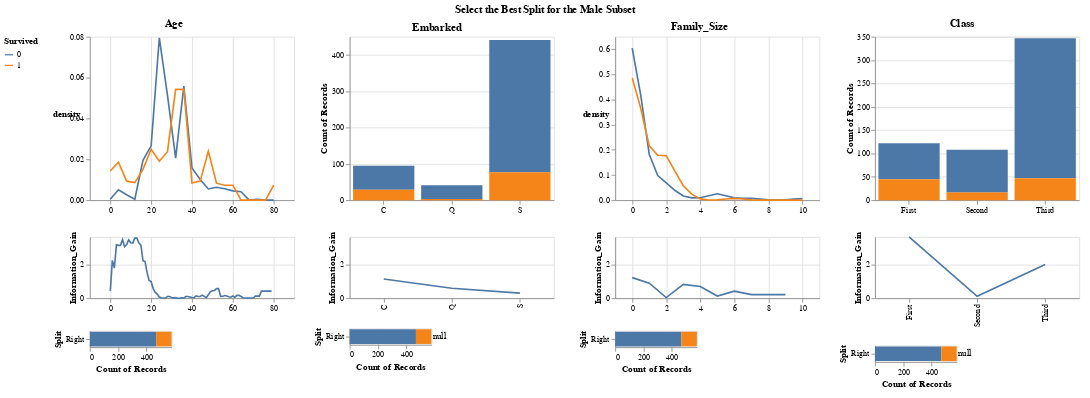

Here is the notebook cell this chart was saved with:
### Code cell
build_interactive_decision_tree(
    titanic_df, show_splits=True, show_information_gain=True, subquery = "Sex == 'male'"
).properties(title = "Select the Best Split for the Male Subset")

### Figure 1 — Vega-Lite specification as saved in the notebook (floating-point values rounded to 4 significant figures; data arrays with more than 128 entries replaced by an {"elided": "..."} marker saying what was removed)
{"config": {"view": {"continuousWidth": 400, "continuousHeight": 300}, "title": {"anchor": "middle"}}, "hconcat": [{"vconcat": [{"layer": [{"data": {"name": "data-1b1ad364eb6985e496936a585856e77a"}, "mark": {"type": "bar", "align": "left", "binSpacing": 0, "size": 2.5}, "encoding": {"color": {"value": "lightgrey"}, "opacity": {"condition": {"value": 0.3, "test": "(datum.val <= datum.key)"}, "value": 0}, "x": {"type": "quantitative", "field": "Age", "title": null}, "y": {"type": "quantitative", "axis": null, "field": "Height"}}, "height": 200, "selection": {"selector015": {"type": "single", "fields": ["Age"], "on": "mouseover", "nearest": true}}, "transform": [{"calculate": "selector015['Age']", "as": "key"}, {"calculate": "datum.Age", "as": "val"}]}, {"data": {"name": "data-6e7f4e1db1241ff4da0baf26c4b84b89"}, "mark": "line", "encoding": {"color": {"type": "nominal", "field": "Survived"}, "x": {"type": "quantitative", "field": "value", "title": null}, "y": {"type": "quantitative", "axis": {"labelAngle": 0, "titleAngle": 0}, "field": "density"}}, "height": 200, "transform": [{"density": "value", "bandwidth": 0.5, "groupby": ["variable", "Survived"], "steps": 20}, {"joinaggregate": [{"op": "max", "field": "density", "as": "max_density"}]}], "width": 250}], "resolve": {"scale": {"y": "independent"}}}, {"data": {"name": "data-7ee8b0e1acf65fcb9e8fe77f4916da15"}, "mark": "line", "encoding": {"x": {"type": "quantitative", "field": "Split_Val", "title": null}, "y": {"type": "quantitative", "field": "Information_Gain", "scale": {"domain": [0, 3.63]}}}, "height": 75, "width": 250}, {"hconcat": [{"data": {"name": "data-6e7f4e1db1241ff4da0baf26c4b84b89"}, "mark": "bar", "encoding": {"color": {"type": "nominal", "field": "Survived", "sort": [1, 0]}, "x": {"type": "quantitative", "aggregate": "count", "scale": {"domain": [0, 577]}}, "y": {"type": "nominal", "field": "Split"}}, "transform": [{"calculate": "selector015['Age']", "as": "split_val"}, {"calculate": "datum.value <= datum.split_val?'Left':'Right'", "as": "Split"}], "width": 100}, {"vconcat": [{"mark": "text", "encoding": {"text": {"type": "nominal", "field": "chart_text"}}, "transform": [{"calculate": "selector015['Age']", "as": "selected_val"}, {"filter": "((datum.Split_Val <= datum.selected_val) && (datum.Split_Val >= datum.selected_val))"}, {"calculate": "('For Age<=' + datum.selected_val)", "as": "chart_text"}], "width": 120}, {"mark": "text", "encoding": {"text": {"type": "nominal", "field": "chart_text"}}, "transform": [{"calculate": "selector015['Age']", "as": "selected_val"}, {"filter": "((datum.Split_Val <= datum.selected_val) && (datum.Split_Val >= datum.selected_val))"}, {"calculate": "('Information Gain: ' + datum.Information_Gain)", "as": "chart_text"}], "width": 120}], "data": {"name": "data-7ee8b0e1acf65fcb9e8fe77f4916da15"}}]}], "resolve": {"scale": {"x": "shared"}}, "title": "Age"}, {"vconcat": [{"data": {"name": "data-d7d1205587573dba4147343d3a087970"}, "mark": "bar", "encoding": {"color": {"type": "nominal", "field": "Survived", "legend": {"orient": "left"}, "sort": [1, 0]}, "opacity": {"condition": {"value": 1, "selection": "selector016"}, "value": 0.3}, "x": {"type": "nominal", "axis": {"labelAngle": 0}, "field": "Embarked", "title": null}, "y": {"type": "quantitative", "aggregate": "count"}}, "height": 200, "selection": {"selector016": {"type": "single", "fields": ["Embarked"]}}, "width": 250}, {"data": {"name": "data-b2a1d123aafb8dcc1dac264c5490c91f"}, "mark": "line", "encoding": {"x": {"type": "nominal", "field": "Split_Val", "title": null}, "y": {"type": "quantitative", "field": "Information_Gain", "scale": {"domain": [0, 3.63]}}}, "height": 75, "width": 250}, {"hconcat": [{"layer": [{"mark": "bar", "encoding": {"color": {"type": "nominal", "field": "Survived", "sort": [1, 0]}, "x": {"type": "quantitative", "aggregate": "count", "scale": {"domain": [0, 577]}}, "y": {"type": "nominal", "field": "Split"}}, "transform": [{"calculate": "selector016['Embarked']", "as": "split_val"}, {"calculate": "datum.Embarked == datum.split_val?'Left':'Right'", "as": "Split"}], "width": 100}, {"mark": {"type": "text", "dx": 10}, "encoding": {"text": {"type": "quantitative", "field": "Entropy"}, "x": {"type": "quantitative", "aggregate": "count", "scale": {"domain": [0, 577]}}, "y": {"type": "nominal", "field": "Split"}}, "transform": [{"calculate": "selector016['Embarked']", "as": "split_val"}, {"calculate": "datum.Embarked == datum.split_val?'Left':'Right'", "as": "Split"}, {"lookup": "split_val", "from": {"data": {"name": "data-b2a1d123aafb8dcc1dac264c5490c91f"}, "key": "Split_Val", "fields": ["Left_Entropy", "Right_Entropy"]}}, {"calculate": "datum.Split == 'Left'?datum.Left_Entropy:datum.Right_Entropy", "as": "Entropy"}]}], "data": {"name": "data-d7d1205587573dba4147343d3a087970"}}, {"vconcat": [{"mark": "text", "encoding": {"text": {"type": "nominal", "field": "chart_text"}}, "transform": [{"calculate": "selector016['Embarked']", "as": "selected_val"}, {"filter": "((datum.Split_Val <= datum.selected_val) && (datum.Split_Val >= datum.selected_val))"}, {"calculate": "('For Embarked=' + datum.selected_val)", "as": "chart_text"}], "width": 120}, {"mark": "text", "encoding": {"text": {"type": "nominal", "field": "chart_text"}}, "transform": [{"calculate": "selector016['Embarked']", "as": "selected_val"}, {"filter": "((datum.Split_Val <= datum.selected_val) && (datum.Split_Val >= datum.selected_val))"}, {"calculate": "('Information Gain: ' + datum.Information_Gain)", "as": "chart_text"}], "width": 120}], "data": {"name": "data-b2a1d123aafb8dcc1dac264c5490c91f"}}]}], "title": "Embarked"}, {"vconcat": [{"layer": [{"data": {"name": "data-bb21a63e679aa78c1165bbab8b1465db"}, "mark": {"type": "bar", "align": "left", "binSpacing": 0, "size": 20.0}, "encoding": {"color": {"value": "lightgrey"}, "opacity": {"condition": {"value": 0.3, "test": "(datum.val <= datum.key)"}, "value": 0}, "x": {"type": "quantitative", "field": "Family_Size", "title": null}, "y": {"type": "quantitative", "axis": null, "field": "Height"}}, "height": 200, "selection": {"selector017": {"type": "single", "fields": ["Family_Size"], "on": "mouseover", "nearest": true}}, "transform": [{"calculate": "selector017['Family_Size']", "as": "key"}, {"calculate": "datum.Family_Size", "as": "val"}]}, {"data": {"name": "data-44356a0a4c4bc6100340520fbc72e0a2"}, "mark": "line", "encoding": {"color": {"type": "nominal", "field": "Survived"}, "x": {"type": "quantitative", "field": "value", "title": null}, "y": {"type": "quantitative", "axis": {"labelAngle": 0, "titleAngle": 0}, "field": "density"}}, "height": 200, "transform": [{"density": "value", "bandwidth": 0.5, "groupby": ["variable", "Survived"], "steps": 20}, {"joinaggregate": [{"op": "max", "field": "density", "as": "max_density"}]}], "width": 250}], "resolve": {"scale": {"y": "independent"}}}, {"data": {"name": "data-fa49123379feb6aef637b0bd90dc3bec"}, "mark": "line", "encoding": {"x": {"type": "quantitative", "field": "Split_Val", "title": null}, "y": {"type": "quantitative", "field": "Information_Gain", "scale": {"domain": [0, 3.63]}}}, "height": 75, "width": 250}, {"hconcat": [{"data": {"name": "data-44356a0a4c4bc6100340520fbc72e0a2"}, "mark": "bar", "encoding": {"color": {"type": "nominal", "field": "Survived", "sort": [1, 0]}, "x": {"type": "quantitative", "aggregate": "count", "scale": {"domain": [0, 577]}}, "y": {"type": "nominal", "field": "Split"}}, "transform": [{"calculate": "selector017['Family_Size']", "as": "split_val"}, {"calculate": "datum.value <= datum.split_val?'Left':'Right'", "as": "Split"}], "width": 100}, {"vconcat": [{"mark": "text", "encoding": {"text": {"type": "nominal", "field": "chart_text"}}, "transform": [{"calculate": "selector017['Family_Size']", "as": "selected_val"}, {"filter": "((datum.Split_Val <= datum.selected_val) && (datum.Split_Val >= datum.selected_val))"}, {"calculate": "('For Family_Size<=' + datum.selected_val)", "as": "chart_text"}], "width": 120}, {"mark": "text", "encoding": {"text": {"type": "nominal", "field": "chart_text"}}, "transform": [{"calculate": "selector017['Family_Size']", "as": "selected_val"}, {"filter": "((datum.Split_Val <= datum.selected_val) && (datum.Split_Val >= datum.selected_val))"}, {"calculate": "('Information Gain: ' + datum.Information_Gain)", "as": "chart_text"}], "width": 120}], "data": {"name": "data-fa49123379feb6aef637b0bd90dc3bec"}}]}], "resolve": {"scale": {"x": "shared"}}, "title": "Family_Size"}, {"vconcat": [{"data": {"name": "data-fc9887e10d36e806112cce8e9cb0f503"}, "mark": "bar", "encoding": {"color": {"type": "nominal", "field": "Survived", "legend": {"orient": "left"}, "sort": [1, 0]}, "opacity": {"condition": {"value": 1, "selection": "selector018"}, "value": 0.3}, "x": {"type": "nominal", "axis": {"labelAngle": 0}, "field": "Class", "title": null}, "y": {"type": "quantitative", "aggregate": "count"}}, "height": 200, "selection": {"selector018": {"type": "single", "fields": ["Class"]}}, "width": 250}, {"data": {"name": "data-ff428651d6e3010a82c1b870506348b6"}, "mark": "line", "encoding": {"x": {"type": "nominal", "field": "Split_Val", "title": null}, "y": {"type": "quantitative", "field": "Information_Gain", "scale": {"domain": [0, 3.63]}}}, "height": 75, "width": 250}, {"hconcat": [{"layer": [{"mark": "bar", "encoding": {"color": {"type": "nominal", "field": "Survived", "sort": [1, 0]}, "x": {"type": "quantitative", "aggregate": "count", "scale": {"domain": [0, 577]}}, "y": {"type": "nominal", "field": "Split"}}, "transform": [{"calculate": "selector018['Class']", "as": "split_val"}, {"calculate": "datum.Class == datum.split_val?'Left':'Right'", "as": "Split"}], "width": 100}, {"mark": {"type": "text", "dx": 10}, "encoding": {"text": {"type": "quantitative", "field": "Entropy"}, "x": {"type": "quantitative", "aggregate": "count", "scale": {"domain": [0, 577]}}, "y": {"type": "nominal", "field": "Split"}}, "transform": [{"calculate": "selector018['Class']", "as": "split_val"}, {"calculate": "datum.Class == datum.split_val?'Left':'Right'", "as": "Split"}, {"lookup": "split_val", "from": {"data": {"name": "data-ff428651d6e3010a82c1b870506348b6"}, "key": "Split_Val", "fields": ["Left_Entropy", "Right_Entropy"]}}, {"calculate": "datum.Split == 'Left'?datum.Left_Entropy:datum.Right_Entropy", "as": "Entropy"}]}], "data": {"name": "data-fc9887e10d36e806112cce8e9cb0f503"}}, {"vconcat": [{"mark": "text", "encoding": {"text": {"type": "nominal", "field": "chart_text"}}, "transform": [{"calculate": "selector018['Class']", "as": "selected_val"}, {"filter": "((datum.Split_Val <= datum.selected_val) && (datum.Split_Val >= datum.selected_val))"}, {"calculate": "('For Class=' + datum.selected_val)", "as": "chart_text"}], "width": 120}, {"mark": "text", "encoding": {"text": {"type": "nominal", "field": "chart_text"}}, "transform": [{"calculate": "selector018['Class']", "as": "selected_val"}, {"filter": "((datum.Split_Val <= datum.selected_val) && (datum.Split_Val >= datum.selected_val))"}, {"calculate": "('Information Gain: ' + datum.Information_Gain)", "as": "chart_text"}], "width": 120}], "data": {"name": "data-ff428651d6e3010a82c1b870506348b6"}}]}], "title": "Class"}], "title": "Select the Best Split for the Male Subset", "$schema": "https://vega.github.io/schema/vega-lite/v4.0.2.json", "datasets": {"data-1b1ad364eb6985e496936a585856e77a": [{"Age": 0, "Height": 1}, {"Age": 1, "Height": 1}, {"Age": 2, "Height": 1}, {"Age": 3, "Height": 1}, {"Age": 4, "Height": 1}, {"Age": 5, "Height": 1}, {"Age": 6, "Height": 1}, {"Age": 7, "Height": 1}, {"Age": 8, "Height": 1}, {"Age": 9, "Height": 1}, {"Age": 10, "Height": 1}, {"Age": 11, "Height": 1}, {"Age": 12, "Height": 1}, {"Age": 13, "Height": 1}, {"Age": 14, "Height": 1}, {"Age": 15, "Height": 1}, {"Age": 16, "Height": 1}, {"Age": 17, "Height": 1}, {"Age": 18, "Height": 1}, {"Age": 19, "Height": 1}, {"Age": 20, "Height": 1}, {"Age": 21, "Height": 1}, {"Age": 22, "Height": 1}, {"Age": 23, "Height": 1}, {"Age": 24, "Height": 1}, {"Age": 25, "Height": 1}, {"Age": 26, "Height": 1}, {"Age": 27, "Height": 1}, {"Age": 28, "Height": 1}, {"Age": 29, "Height": 1}, {"Age": 30, "Height": 1}, {"Age": 31, "Height": 1}, {"Age": 32, "Height": 1}, {"Age": 33, "Height": 1}, {"Age": 34, "Height": 1}, {"Age": 35, "Height": 1}, {"Age": 36, "Height": 1}, {"Age": 37, "Height": 1}, {"Age": 38, "Height": 1}, {"Age": 39, "Height": 1}, {"Age": 40, "Height": 1}, {"Age": 41, "Height": 1}, {"Age": 42, "Height": 1}, {"Age": 43, "Height": 1}, {"Age": 44, "Height": 1}, {"Age": 45, "Height": 1}, {"Age": 46, "Height": 1}, {"Age": 47, "Height": 1}, {"Age": 48, "Height": 1}, {"Age": 49, "Height": 1}, {"Age": 50, "Height": 1}, {"Age": 51, "Height": 1}, {"Age": 52, "Height": 1}, {"Age": 53, "Height": 1}, {"Age": 54, "Height": 1}, {"Age": 55, "Height": 1}, {"Age": 56, "Height": 1}, {"Age": 57, "Height": 1}, {"Age": 58, "Height": 1}, {"Age": 59, "Height": 1}, {"Age": 60, "Height": 1}, {"Age": 61, "Height": 1}, {"Age": 62, "Height": 1}, {"Age": 63, "Height": 1}, {"Age": 64, "Height": 1}, {"Age": 65, "Height": 1}, {"Age": 66, "Height": 1}, {"Age": 67, "Height": 1}, {"Age": 68, "Height": 1}, {"Age": 69, "Height": 1}, {"Age": 70, "Height": 1}, {"Age": 71, "Height": 1}, {"Age": 72, "Height": 1}, {"Age": 73, "Height": 1}, {"Age": 74, "Height": 1}, {"Age": 75, "Height": 1}, {"Age": 76, "Height": 1}, {"Age": 77, "Height": 1}, {"Age": 78, "Height": 1}, {"Age": 79, "Height": 1}], "data-6e7f4e1db1241ff4da0baf26c4b84b89": {"elided": "577 records"}, "data-7ee8b0e1acf65fcb9e8fe77f4916da15": [{"Split_Val": 0, "Left_Entropy": 0.0, "Right_Entropy": 70.0, "Information_Gain": 0.42, "Feature": "Age"}, {"Split_Val": 1, "Left_Entropy": 72.0, "Right_Entropy": 68.0, "Information_Gain": 2.24, "Feature": "Age"}, {"Split_Val": 2, "Left_Entropy": 94.0, "Right_Entropy": 67.0, "Information_Gain": 1.79, "Feature": "Age"}, {"Split_Val": 3, "Left_Entropy": 85.0, "Right_Entropy": 66.0, "Information_Gain": 3.16, "Feature": "Age"}, {"Split_Val": 4, "Left_Entropy": 93.0, "Right_Entropy": 66.0, "Information_Gain": 3.13, "Feature": "Age"}, {"Split_Val": 5, "Left_Entropy": 93.0, "Right_Entropy": 66.0, "Information_Gain": 3.13, "Feature": "Age"}, {"Split_Val": 6, "Left_Entropy": 92.0, "Right_Entropy": 65.0, "Information_Gain": 3.47, "Feature": "Age"}, {"Split_Val": 7, "Left_Entropy": 96.0, "Right_Entropy": 65.0, "Information_Gain": 3.05, "Feature": "Age"}, {"Split_Val": 8, "Left_Entropy": 97.0, "Right_Entropy": 65.0, "Information_Gain": 3.18, "Feature": "Age"}, {"Split_Val": 9, "Left_Entropy": 97.0, "Right_Entropy": 65.0, "Information_Gain": 3.45, "Feature": "Age"}, {"Split_Val": 10, "Left_Entropy": 98.0, "Right_Entropy": 65.0, "Information_Gain": 3.28, "Feature": "Age"}, {"Split_Val": 11, "Left_Entropy": 100.0, "Right_Entropy": 64.0, "Information_Gain": 3.26, "Feature": "Age"}, {"Split_Val": 12, "Left_Entropy": 100.0, "Right_Entropy": 64.0, "Information_Gain": 3.56, "Feature": "Age"}, {"Split_Val": 13, "Left_Entropy": 100.0, "Right_Entropy": 64.0, "Information_Gain": 3.56, "Feature": "Age"}, {"Split_Val": 14, "Left_Entropy": 100.0, "Right_Entropy": 64.0, "Information_Gain": 3.27, "Feature": "Age"}, {"Split_Val": 15, "Left_Entropy": 100.0, "Right_Entropy": 64.0, "Information_Gain": 3.14, "Feature": "Age"}, {"Split_Val": 16, "Left_Entropy": 98.0, "Right_Entropy": 64.0, "Information_Gain": 2.22, "Feature": "Age"}, {"Split_Val": 17, "Left_Entropy": 97.0, "Right_Entropy": 64.0, "Information_Gain": 2.17, "Feature": "Age"}, {"Split_Val": 18, "Left_Entropy": 93.0, "Right_Entropy": 65.0, "Information_Gain": 1.53, "Feature": "Age"}, {"Split_Val": 19, "Left_Entropy": 88.0, "Right_Entropy": 65.0, "Information_Gain": 1.05, "Feature": "Age"}, {"Split_Val": 20, "Left_Entropy": 86.0, "Right_Entropy": 65.0, "Information_Gain": 0.98, "Feature": "Age"}, {"Split_Val": 21, "Left_Entropy": 82.0, "Right_Entropy": 66.0, "Information_Gain": 0.57, "Feature": "Age"}, {"Split_Val": 22, "Left_Entropy": 79.0, "Right_Entropy": 66.0, "Information_Gain": 0.34, "Feature": "Age"}, {"Split_Val": 23, "Left_Entropy": 77.0, "Right_Entropy": 67.0, "Information_Gain": 0.24, "Feature": "Age"}, {"Split_Val": 24, "Left_Entropy": 66.0, "Right_Entropy": 72.0, "Information_Gain": 0.07, "Feature": "Age"}, {"Split_Val": 25, "Left_Entropy": 68.0, "Right_Entropy": 71.0, "Information_Gain": 0.03, "Feature": "Age"}, {"Split_Val": 26, "Left_Entropy": 69.0, "Right_Entropy": 71.0, "Information_Gain": 0.01, "Feature": "Age"}, {"Split_Val": 27, "Left_Entropy": 71.0, "Right_Entropy": 69.0, "Information_Gain": 0.01, "Feature": "Age"}, {"Split_Val": 28, "Left_Entropy": 67.0, "Right_Entropy": 73.0, "Information_Gain": 0.1, "Feature": "Age"}, {"Split_Val": 29, "Left_Entropy": 67.0, "Right_Entropy": 73.0, "Information_Gain": 0.1, "Feature": "Age"}, {"Split_Val": 30, "Left_Entropy": 68.0, "Right_Entropy": 72.0, "Information_Gain": 0.04, "Feature": "Age"}, {"Split_Val": 31, "Left_Entropy": 69.0, "Right_Entropy": 71.0, "Information_Gain": 0.02, "Feature": "Age"}, {"Split_Val": 32, "Left_Entropy": 71.0, "Right_Entropy": 68.0, "Information_Gain": 0.03, "Feature": "Age"}, {"Split_Val": 33, "Left_Entropy": 70.0, "Right_Entropy": 69.0, "Information_Gain": 0.0, "Feature": "Age"}, {"Split_Val": 34, "Left_Entropy": 70.0, "Right_Entropy": 70.0, "Information_Gain": 0.0, "Feature": "Age"}, {"Split_Val": 35, "Left_Entropy": 71.0, "Right_Entropy": 67.0, "Information_Gain": 0.03, "Feature": "Age"}, {"Split_Val": 36, "Left_Entropy": 70.0, "Right_Entropy": 71.0, "Information_Gain": 0.0, "Feature": "Age"}, {"Split_Val": 37, "Left_Entropy": 72.0, "Right_Entropy": 64.0, "Information_Gain": 0.1, "Feature": "Age"}, {"Split_Val": 38, "Left_Entropy": 71.0, "Right_Entropy": 64.0, "Information_Gain": 0.1, "Feature": "Age"}, {"Split_Val": 39, "Left_Entropy": 71.0, "Right_Entropy": 65.0, "Information_Gain": 0.07, "Feature": "Age"}, {"Split_Val": 40, "Left_Entropy": 71.0, "Right_Entropy": 66.0, "Information_Gain": 0.04, "Feature": "Age"}, {"Split_Val": 41, "Left_Entropy": 71.0, "Right_Entropy": 66.0, "Information_Gain": 0.03, "Feature": "Age"}, {"Split_Val": 42, "Left_Entropy": 72.0, "Right_Entropy": 61.0, "Information_Gain": 0.14, "Feature": "Age"}, {"Split_Val": 43, "Left_Entropy": 71.0, "Right_Entropy": 63.0, "Information_Gain": 0.1, "Feature": "Age"}, {"Split_Val": 44, "Left_Entropy": 71.0, "Right_Entropy": 62.0, "Information_Gain": 0.1, "Feature": "Age"}, {"Split_Val": 45, "Left_Entropy": 72.0, "Right_Entropy": 59.0, "Information_Gain": 0.18, "Feature": "Age"}, {"Split_Val": 46, "Left_Entropy": 71.0, "Right_Entropy": 61.0, "Information_Gain": 0.11, "Feature": "Age"}, {"Split_Val": 47, "Left_Entropy": 71.0, "Right_Entropy": 65.0, "Information_Gain": 0.03, "Feature": "Age"}, {"Split_Val": 48, "Left_Entropy": 71.0, "Right_Entropy": 57.0, "Information_Gain": 0.2, "Feature": "Age"}, {"Split_Val": 49, "Left_Entropy": 72.0, "Right_Entropy": 50.0, "Information_Gain": 0.39, "Feature": "Age"}, {"Split_Val": 50, "Left_Entropy": 72.0, "Right_Entropy": 48.0, "Information_Gain": 0.44, "Feature": "Age"}, {"Split_Val": 51, "Left_Entropy": 72.0, "Right_Entropy": 46.0, "Information_Gain": 0.46, "Feature": "Age"}, {"Split_Val": 52, "Left_Entropy": 72.0, "Right_Entropy": 41.0, "Information_Gain": 0.57, "Feature": "Age"}, {"Split_Val": 53, "Left_Entropy": 72.0, "Right_Entropy": 41.0, "Information_Gain": 0.57, "Feature": "Age"}, {"Split_Val": 54, "Left_Entropy": 71.0, "Right_Entropy": 54.0, "Information_Gain": 0.12, "Feature": "Age"}, {"Split_Val": 55, "Left_Entropy": 71.0, "Right_Entropy": 55.0, "Information_Gain": 0.1, "Feature": "Age"}, {"Split_Val": 56, "Left_Entropy": 71.0, "Right_Entropy": 50.0, "Information_Gain": 0.16, "Feature": "Age"}, {"Split_Val": 57, "Left_Entropy": 71.0, "Right_Entropy": 52.0, "Information_Gain": 0.13, "Feature": "Age"}, {"Split_Val": 58, "Left_Entropy": 70.0, "Right_Entropy": 54.0, "Information_Gain": 0.09, "Feature": "Age"}, {"Split_Val": 59, "Left_Entropy": 70.0, "Right_Entropy": 57.0, "Information_Gain": 0.06, "Feature": "Age"}, {"Split_Val": 60, "Left_Entropy": 71.0, "Right_Entropy": 49.0, "Information_Gain": 0.13, "Feature": "Age"}, {"Split_Val": 61, "Left_Entropy": 70.0, "Right_Entropy": 54.0, "Information_Gain": 0.06, "Feature": "Age"}, {"Split_Val": 62, "Left_Entropy": 70.0, "Right_Entropy": 39.0, "Information_Gain": 0.17, "Feature": "Age"}, {"Split_Val": 63, "Left_Entropy": 70.0, "Right_Entropy": 39.0, "Information_Gain": 0.17, "Feature": "Age"}, {"Split_Val": 64, "Left_Entropy": 70.0, "Right_Entropy": 44.0, "Information_Gain": 0.1, "Feature": "Age"}, {"Split_Val": 65, "Left_Entropy": 70.0, "Right_Entropy": 54.0, "Information_Gain": 0.03, "Feature": "Age"}, {"Split_Val": 66, "Left_Entropy": 70.0, "Right_Entropy": 59.0, "Information_Gain": 0.01, "Feature": "Age"}, {"Split_Val": 67, "Left_Entropy": 70.0, "Right_Entropy": 59.0, "Information_Gain": 0.01, "Feature": "Age"}, {"Split_Val": 68, "Left_Entropy": 70.0, "Right_Entropy": 59.0, "Information_Gain": 0.01, "Feature": "Age"}, {"Split_Val": 69, "Left_Entropy": 70.0, "Right_Entropy": 59.0, "Information_Gain": 0.01, "Feature": "Age"}, {"Split_Val": 70, "Left_Entropy": 70.0, "Right_Entropy": 81.0, "Information_Gain": 0.01, "Feature": "Age"}, {"Split_Val": 71, "Left_Entropy": 70.0, "Right_Entropy": 100.0, "Information_Gain": 0.12, "Feature": "Age"}, {"Split_Val": 72, "Left_Entropy": 70.0, "Right_Entropy": 100.0, "Information_Gain": 0.12, "Feature": "Age"}, {"Split_Val": 73, "Left_Entropy": 70.0, "Right_Entropy": 100.0, "Information_Gain": 0.12, "Feature": "Age"}, {"Split_Val": 74, "Left_Entropy": 70.0, "Right_Entropy": 0.0, "Information_Gain": 0.42, "Feature": "Age"}, {"Split_Val": 75, "Left_Entropy": 70.0, "Right_Entropy": 0.0, "Information_Gain": 0.42, "Feature": "Age"}, {"Split_Val": 76, "Left_Entropy": 70.0, "Right_Entropy": 0.0, "Information_Gain": 0.42, "Feature": "Age"}, {"Split_Val": 77, "Left_Entropy": 70.0, "Right_Entropy": 0.0, "Information_Gain": 0.42, "Feature": "Age"}, {"Split_Val": 78, "Left_Entropy": 70.0, "Right_Entropy": 0.0, "Information_Gain": 0.42, "Feature": "Age"}, {"Split_Val": 79, "Left_Entropy": 70.0, "Right_Entropy": 0.0, "Information_Gain": 0.42, "Feature": "Age"}], "data-d7d1205587573dba4147343d3a087970": {"elided": "577 records"}, "data-b2a1d123aafb8dcc1dac264c5490c91f": [{"Split_Val": "C", "Left_Entropy": 89.0, "Right_Entropy": 65.0, "Information_Gain": 1.14, "Feature": "Embarked"}, {"Split_Val": "Q", "Left_Entropy": 38.0, "Right_Entropy": 72.0, "Information_Gain": 0.59, "Feature": "Embarked"}, {"Split_Val": "S", "Left_Entropy": 67.0, "Right_Entropy": 79.0, "Information_Gain": 0.3, "Feature": "Embarked"}], "data-bb21a63e679aa78c1165bbab8b1465db": [{"Family_Size": 0, "Height": 1}, {"Family_Size": 1, "Height": 1}, {"Family_Size": 2, "Height": 1}, {"Family_Size": 3, "Height": 1}, {"Family_Size": 4, "Height": 1}, {"Family_Size": 5, "Height": 1}, {"Family_Size": 6, "Height": 1}, {"Family_Size": 7, "Height": 1}, {"Family_Size": 8, "Height": 1}, {"Family_Size": 9, "Height": 1}], "data-44356a0a4c4bc6100340520fbc72e0a2": {"elided": "577 records"}, "data-fa49123379feb6aef637b0bd90dc3bec": [{"Split_Val": 0, "Left_Entropy": 62.0, "Right_Entropy": 84.0, "Information_Gain": 1.22, "Feature": "Family_Size"}, {"Split_Val": 1, "Left_Entropy": 66.0, "Right_Entropy": 87.0, "Information_Gain": 0.89, "Feature": "Family_Size"}, {"Split_Val": 2, "Left_Entropy": 70.0, "Right_Entropy": 62.0, "Information_Gain": 0.04, "Feature": "Family_Size"}, {"Split_Val": 3, "Left_Entropy": 72.0, "Right_Entropy": 22.0, "Information_Gain": 0.82, "Feature": "Family_Size"}, {"Split_Val": 4, "Left_Entropy": 71.0, "Right_Entropy": 24.0, "Information_Gain": 0.69, "Feature": "Family_Size"}, {"Split_Val": 5, "Left_Entropy": 70.0, "Right_Entropy": 41.0, "Information_Gain": 0.13, "Feature": "Family_Size"}, {"Split_Val": 6, "Left_Entropy": 70.0, "Right_Entropy": 0.0, "Information_Gain": 0.42, "Feature": "Family_Size"}, {"Split_Val": 7, "Left_Entropy": 70.0, "Right_Entropy": 0.0, "Information_Gain": 0.21, "Feature": "Family_Size"}, {"Split_Val": 8, "Left_Entropy": 70.0, "Right_Entropy": 0.0, "Information_Gain": 0.21, "Feature": "Family_Size"}, {"Split_Val": 9, "Left_Entropy": 70.0, "Right_Entropy": 0.0, "Information_Gain": 0.21, "Feature": "Family_Size"}], "data-fc9887e10d36e806112cce8e9cb0f503": {"elided": "577 records"}, "data-ff428651d6e3010a82c1b870506348b6": [{"Split_Val": "First", "Left_Entropy": 95.0, "Right_Entropy": 59.0, "Information_Gain": 3.63, "Feature": "Class"}, {"Split_Val": "Second", "Left_Entropy": 63.0, "Right_Entropy": 71.0, "Information_Gain": 0.11, "Feature": "Class"}, {"Split_Val": "Third", "Left_Entropy": 57.0, "Right_Entropy": 84.0, "Information_Gain": 1.99, "Feature": "Class"}]}}
